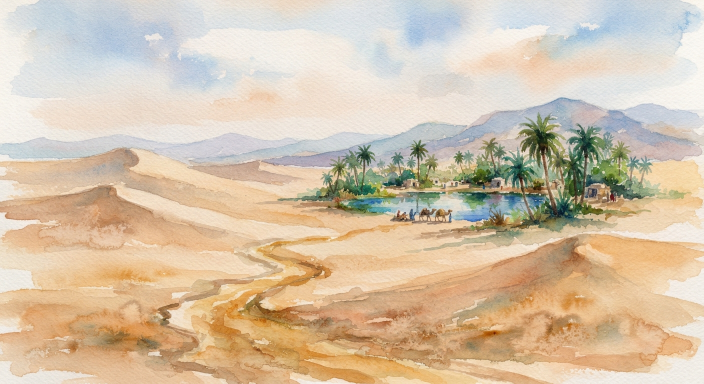
#> input picture seed-media/AIoasis.jpg, 1408 x 768 px (shown at 1/2 size)
$ python -i analysis.py   (imports and definitions only)   (older library calls are emulated)
#> lines starting #> are read from the running program, lines starting #| are printed output that depends on the picture
"""Pixel statistics shared by the image detectors and the video frame detector.

All functions take a grayscale float32 array (0..255) and work on a centre
crop. They crop rather than resize because resizing blends neighbouring
pixels, and that would erase the fine pixel-level traces being measured.
"""

from dataclasses import dataclass

import cv2
import numpy as np

FFT_SIZE = 512
NOISE_SIZE = 1024
MIN_SIZE = 128
BLOCK = 16


def center_crop(gray: np.ndarray, size: int, multiple: int = 8) -> np.ndarray | None:
    h, w = gray.shape[:2]
    side = min(size, h, w)
    side -= side % multiple
    if side < MIN_SIZE:
        return None
    top, left = (h - side) // 2, (w - side) // 2
    return gray[top:top + side, left:left + side]


# [42 lines left out: function periodic_peak_z, not called in this run]


@dataclass(frozen=True)
class NoiseStats:
    flat_sigma: float  # typical noise level in smooth areas, in 0..255 grey levels
    brightness_corr: float  # does noise grow with brightness? (+1 = strongly)
    flat_blocks: int


def noise_stats(gray: np.ndarray) -> NoiseStats | None:
    """Measure the fine-grained noise in the smooth parts of the picture.

    A camera sensor adds random noise to every pixel, and because light
    arrives as individual photons, that noise is stronger in brighter areas
    ("shot noise"). Generators usually produce smooth areas that are either
    almost perfectly clean or carry noise unrelated to brightness.

    Steps: subtract a median-filtered copy to isolate the noise; split into
    16x16 blocks; keep the smoothest blocks (where noise isn't confused with
    real texture) and skip clipped black or white blocks; then measure the
    noise level there and how it correlates with brightness.
    """
    crop = center_crop(gray, NOISE_SIZE, multiple=BLOCK)
    if crop is None:
        return None
    crop = np.ascontiguousarray(crop, dtype=np.float32)
    residual = crop - cv2.medianBlur(crop, 3)
    gx = cv2.Sobel(cv2.GaussianBlur(crop, (0, 0), 2.0), cv2.CV_32F, 1, 0)
    gy = cv2.Sobel(cv2.GaussianBlur(crop, (0, 0), 2.0), cv2.CV_32F, 0, 1)
    gradient = np.hypot(gx, gy)

    n = crop.shape[0] // BLOCK
    def blocks(a: np.ndarray) -> np.ndarray:
        return a[: n * BLOCK, : n * BLOCK].reshape(n, BLOCK, n, BLOCK).swapaxes(1, 2).reshape(-1, BLOCK * BLOCK)

    sigma = blocks(residual).std(axis=1)
    brightness = blocks(crop).mean(axis=1)
    texture = blocks(gradient).mean(axis=1)

    usable = (brightness > 15) & (brightness < 240)
    if usable.sum() < 20:
        return None
    flat = usable & (texture <= np.quantile(texture[usable], 0.3))
    if flat.sum() < 10:
        return None
    s, b = sigma[flat], brightness[flat]
    corr = float(np.corrcoef(b, s)[0, 1]) if s.std() > 1e-6 and b.std() > 1e-6 else 0.0
    return NoiseStats(flat_sigma=float(np.median(s)), brightness_corr=corr, flat_blocks=int(flat.sum()))

>>> import cv2
>>> picture = cv2.imread('../../../seed-media/AIoasis.jpg', cv2.IMREAD_GRAYSCALE)
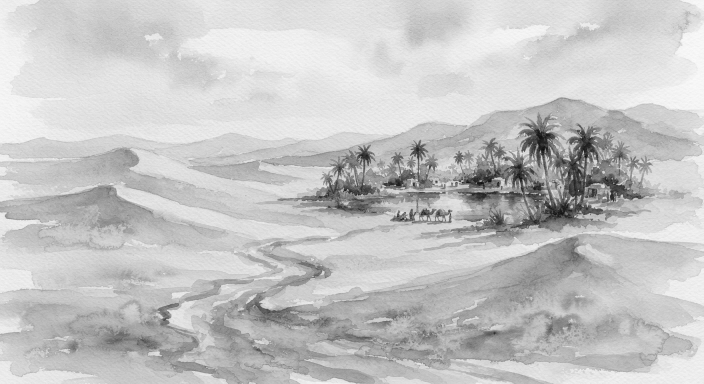
#> picture: shape (768, 1408) (shown at 1/2 size); min 7, max 253, mean 197.1
>>> result = noise_stats(picture)
#> in noise_stats, `residual = crop - cv2.medianBlur(crop, 3)`:
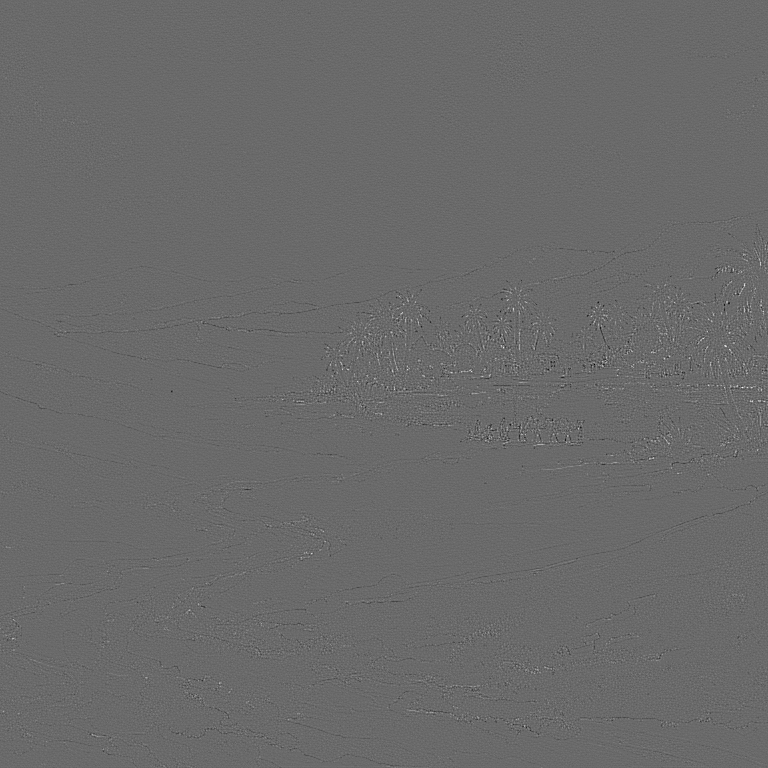
#> residual: shape (768, 768) float32; min -86, max 120, mean 0; drawn with min black and max white
#> in noise_stats, `gy = cv2.Sobel(cv2.GaussianBlur(crop, (0, 0), 2.0), cv2.CV_32F, 0, 1)`:
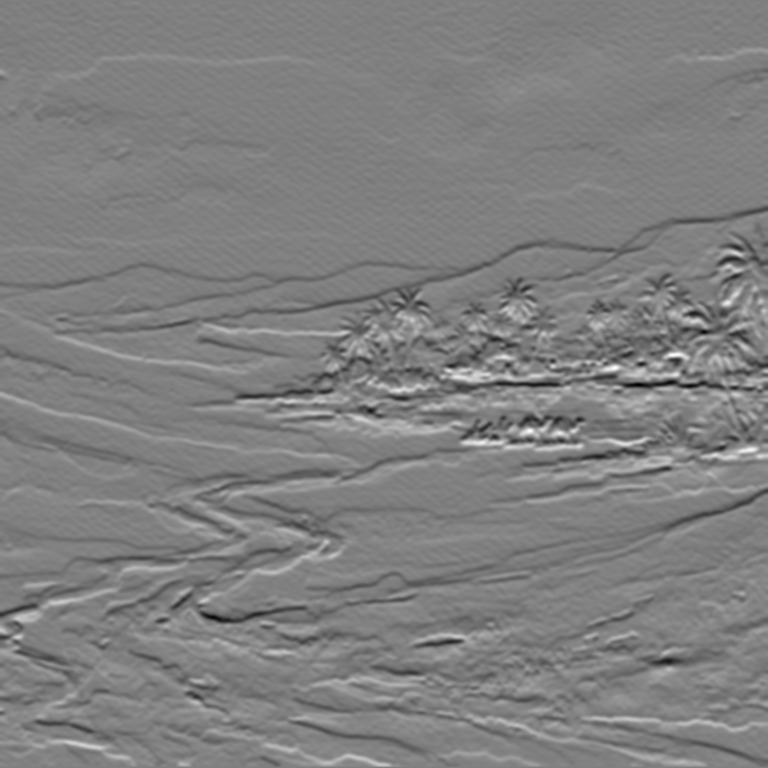
#> gy: shape (768, 768) float32; min -189.8, max 188.3, mean -0.2; drawn with min black and max white
#> in noise_stats, `gradient = np.hypot(gx, gy)`:
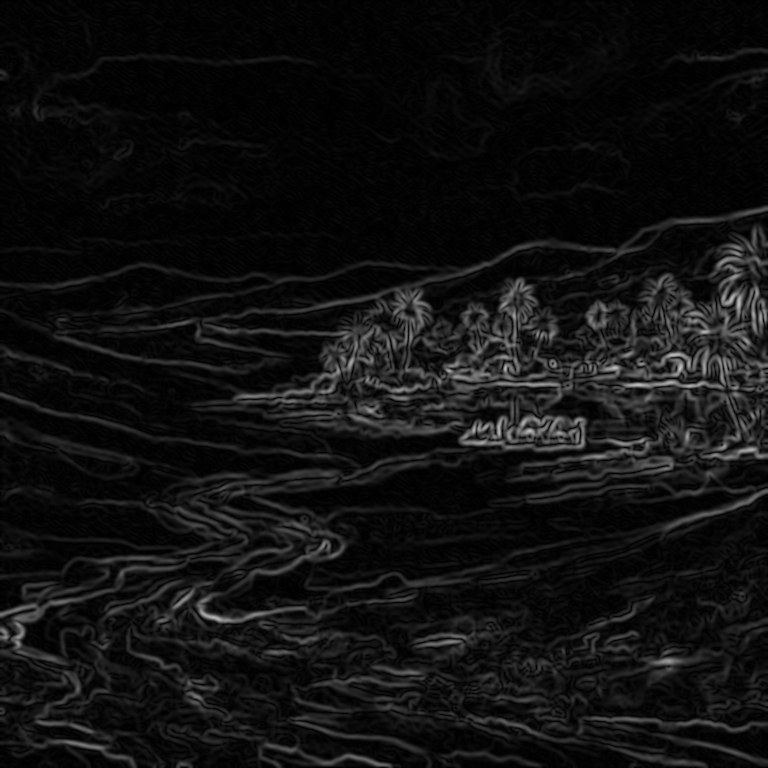
#> gradient: shape (768, 768) float32; min 0, max 192.2, mean 17.3
#> in blocks, `return a[: n * BLOCK, : n * BLOCK].reshape(n, BLOCK, n, BLOCK).swapaxe..`:
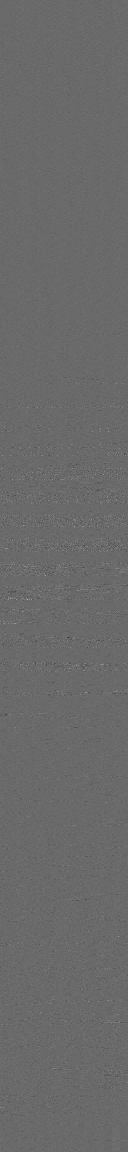
#> returned value: shape (2304, 256) float32 (shown at 1/2 size); min -86, max 120, mean 0; drawn with min black and max white
#> in noise_stats, `sigma = blocks(residual).std(axis=1)`: sigma = 2304 values, max 19.02 at index 1093, min 1.91 at index 282, mean 4.38
#> in blocks (call 2), `return a[: n * BLOCK, : n * BLOCK].reshape(n, BLOCK, n, BLOCK).swapaxe..`:
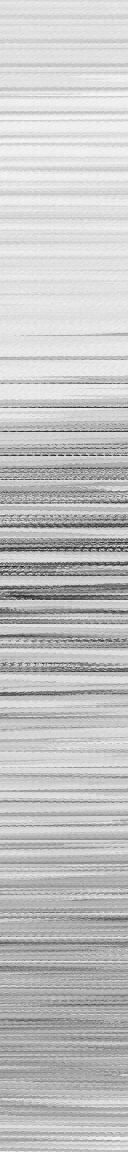
#> returned value: shape (2304, 256) float32 (shown at 1/2 size); min 7, max 250, mean 195
#> in noise_stats, `brightness = blocks(crop).mean(axis=1)`: brightness = 2304 values, max 242.7 at index 236, min 39.99 at index 863, mean 195
#> in blocks (call 3), `return a[: n * BLOCK, : n * BLOCK].reshape(n, BLOCK, n, BLOCK).swapaxe..`:
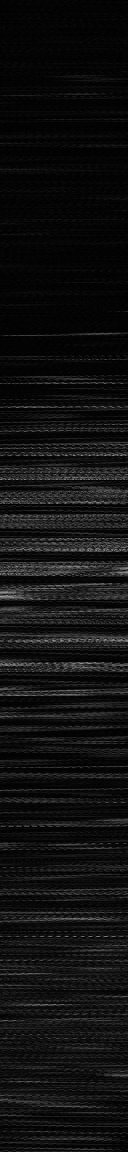
#> returned value: shape (2304, 256) float32 (shown at 1/2 size); min 0, max 192.2, mean 17.3
#> in noise_stats, `texture = blocks(gradient).mean(axis=1)`: texture = 2304 values, max 98.51 at index 1098, min 2.02 at index 356, mean 17.31
#> in noise_stats, `s, b = sigma[flat], brightness[flat]`: s = 690 values, max 5.38 at index 619, min 1.91 at index 214, mean 2.62; b = 690 values, max 239.9 at index 225, min 152.8 at index 669, mean 223.9
#> in noise_stats, `corr = float(np.corrcoef(b, s)[0, 1]) if s.std() > 1e-6 and b.std() > ..`: corr = -0.78

$ run again, on seed-media/aiphote1.jpg
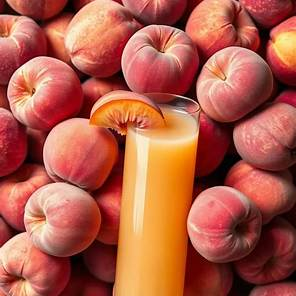
#> input picture seed-media/aiphote1.jpg, 296 x 296 px
#> sigma = 324 values, max 20.6 at index 120, min 0.165 at index 262, mean 5.08
#> in blocks (call 2), `return a[: n * BLOCK, : n * BLOCK].reshape(n, BLOCK, n, BLOCK).swapaxe..`:
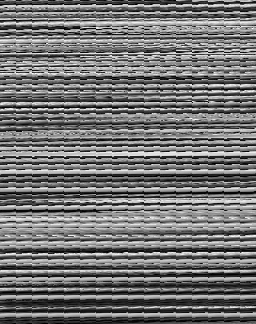
#> returned value: shape (324, 256) float32; min 0, max 255, mean 115.1
#> brightness = 324 values, max 220.7 at index 170, min 8.78 at index 193, mean 115.1
#> in blocks (call 3), `return a[: n * BLOCK, : n * BLOCK].reshape(n, BLOCK, n, BLOCK).swapaxe..`:
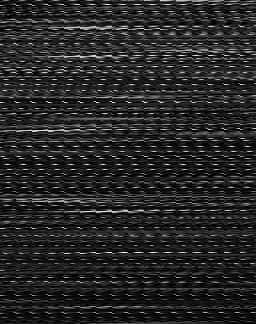
#> returned value: shape (324, 256) float32; min 0, max 305.1, mean 47.1; drawn with min black and max white
#> texture = 324 values, max 110.7 at index 4, min 6.89 at index 278, mean 47.06
#> s = 97 values, max 9.35 at index 20, min 0.165 at index 65, mean 2.79; b = 97 values, max 216.3 at index 8, min 18.78 at index 59, mean 110.5
#> corr = 0.0929
